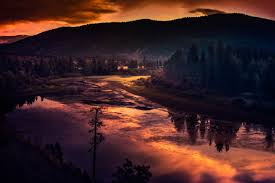
#> input picture Image Processing in OpenCV/image_histogram.jpg, 275 x 183 px
$ jupyter execute Histograms.ipynb
#> lines starting #> are read from the running program, lines starting #| are printed output that depends on the picture; after the words box and inside, x2 and y2 are one past the last pixel; in counts of white or black regions, pixels touching at a corner belong together
# 1. Find, Plot, Analyze

Find histograms

Giới thiệu về Histograms
Histograms là một biểu đồ thể hiện sự phân bố cường độ của một hình ảnh có các giá trị pixel theo trục X (thường là từ 0 đến 255) và số lượng pixel tương ứng theo trục Y. Histograms cho cái nhìn trực quan về phân bố cường độ, độ tương phản, độ sáng ...

Hình ảnh ví dụ trên cho thấy nhận định khái quát về độ sáng: các giá trị cường độ bên trái nhiều và lớn hơn các giá trị cường độ bên phải cho thấy hình ảnh tối, về độ tương phản: histogram trải dài trên toàn bộ trục X cho thấy hình ảnh có độ tương phản cao.

Find histogram
1. BINS: Giá trị cường độ nằm trong khoảng 0-255 vì vậy khi biểu diễn trên biểu đồ sẽ cần 256 giá trị. Thay vì vậy, BINS làm việc với các khoảng giá trị pixels. Nếu chọn 256 bins, mỗi bin sẽ đại diện cho một giá trị duy nhất. Nếu chọn 64 bins, mỗi bin sẽ đại diện cho một khoảng 4 giá trị. --> BINS được biểu thị bằng thuật ngữ histSize trong tài liệu OpenCV
2. DIM: đại diện cho số chiều của histogram. Số chiều xác định số lượng kênh màu được sử dụng để tính toán histogram. Đối với ảnh xám, DIM là 1. Đối với ảnh màu, có thể tính toán histogram cho từng kênh màu (B, G, R) riêng biệt hoặc kết hợp chúng lại để tạo ra một histogram 3D.
3. RANGE: xác định khoảng giá trị cường độ điểm ảnh muốn tính toán histogram Thông thường, nó là [0,256], tức là tất cả các giá trị cường độ.

[cell 1]
# hist = cv2.calcHist([images], [channels], mask/None, [histSize], ranges[..., ...])
# --> [images]: ảnh unit8 hoặc float32 để tính histogram
# --> [chanels]: kênh cần tính. Với ảnh xám thì là [0]. Với ảnh BGR thì là [0],[1],[2] tương ứng với 'B', 'G', 'R'
# --> mask: mặt na thể hiện vùng cần tính. Toàn bộ ảnh nếu dùng None
# --> [histSize]: số lượng bins
# --> range[...,...]: vùng giá trị cường độ

import cv2
import numpy as np
import matplotlib.pyplot as plt

image_gray = cv2.imread('image_histogram.jpg', cv2.IMREAD_GRAYSCALE)
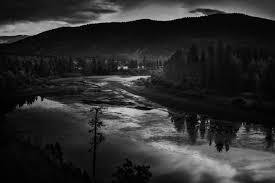
#> image_gray: shape (183, 275); min 0, max 205, mean 44.3

hist = cv2.calcHist([image_gray],[0],None,[256],[0,256])
#> hist = 256 values, max 1546 at index 8, min 0 at index 206, mean 196.6

plt.subplot(121)
plt.imshow(image_gray, cmap='gray')
plt.title('Image_gray')

plt.subplot(122)
plt.plot(hist)
plt.title('Histogram')
#> figure, not shown here; panel 2: curve peaks at x = 8, y = 1546

Plotting histograms

[cell 2]
# matplotlib hỗ trợ hàm matplotlib.pyplot.hist() và sẽ không cần sử dụng hàm cv2.calcHist
plt.hist(image_gray.ravel(),256,[0,256])
plt.show()
#> figure, not shown here; tallest bar 1546 high, from x = 8 to 9

[cell 3]
# matplotlib trên ba kênh màu BGR
image = cv2.imread('image_histogram.jpg')
#> image is the input picture: shape (183, 275, 3); mean B, G, R 36.1, 35.4, 64.8
color = ('b','g','r')
for i,col in enumerate(color):
    histr = cv2.calcHist([image],[i],None,[256],[0,256])
    plt.plot(histr, color = col)
    plt.xlim([0,256])
plt.show()
#> figure, not shown here; curve peaks at x = 18, y = 1277; curve peaks at x = 7, y = 1667; curve peaks at x = 8, y = 1280

[cell 4]
# Sử dụng mặt nạ OpenCV
img = cv2.imread('image_histogram.jpg',0)

mask = np.zeros(img.shape[:2], np.uint8)
mask[50:150, 50:250] = 255
masked_img = cv2.bitwise_and(img, img, mask = mask)
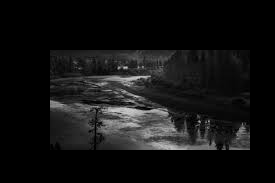
#> masked_img: shape (183, 275); min 0, max 205, mean 19

hist_full = cv2.calcHist([img],[0],None,[256],[0,256])
#> hist_full has the same summary as hist
hist_mask = cv2.calcHist([img],[0],mask,[256],[0,256])
#> hist_mask = 256 values, max 519 at index 11, min 0 at index 206, mean 78.12

plt.subplot(221), plt.imshow(img, 'gray')
plt.subplot(222), plt.imshow(mask,'gray')
plt.subplot(223), plt.imshow(masked_img, 'gray')
plt.subplot(224), plt.plot(hist_full), plt.plot(hist_mask)
plt.xlim([0,256])

plt.show()
#> figure, not shown here; panel 4: curve peaks at x = 8, y = 1546; panel 4: curve peaks at x = 11, y = 519

# 2. Histogram Equalization

### Giới thiệu về cân bằng histogram
Cân bằng histogram (histogram equalization) là sự điều chỉnh histogram về trạng thái cân bằng, làm cho phân bố (distribution) giá trị pixel không bị co cụm tại một khoảng hẹp mà được "kéo dãn" ra.

Nhiệm vụ cần thực hiện là tìm một hàm biến đổi K(i) để thay đổi giá trị tại điểm có cường độ sáng là i.

Khi thực hiện tính toán histogram ta thu được H(i). Khi đó, xây dựng hàm tích lũy Z(i) cho từng mức xám --> Z(i) = ∑(j=0->i) H(i) tức là Z(i) là tổng các H(i) có cường độ nhỏ hơn i.

Để histogram cân bằng thì Z(i) phải tăng dần đều thay vì tăng một cách đột ngột. Khi đó, ta có công thức cho K(i) = (Z(i)-minZ) / (maxZ-minZ)

[cell 5]
# cv2.equalizeHist()
image = cv2.imread('image_histogram.jpg',0)
equalize = cv2.equalizeHist(image)

plt.figure(figsize=[16,4])

plt.subplot(141); plt.imshow(image, cmap='gray'); plt.title('Original image')
plt.subplot(142);plt.hist(image.ravel(),256,[0,256]); plt.title('Original histogram')

plt.subplot(143); plt.imshow(equalize, cmap='gray'); plt.title('Equalize image')
plt.subplot(144); plt.hist(equalize.ravel(),256,[0,256]); plt.title('Equalize histogram')
#> figure, not shown here; panel 2: tallest bar 1546 high, from x = 8 to 9; panel 4: tallest bar 1546 high, from x = 34 to 35

### CLAHE (Contrast Limited Adaptive Histogram Equalization)
Histogram Equalization thông thường sẽ cân bằng histogram trên toàn bộ hình ảnh, có thể dẫn đến tăng cường độ tương phản quá mức và khuếch đại nhiễu. CLAHE sẽ thực hiện cân bằng histogram cục bộ với giới hạn độ tương phản, cho kết quả mượt mà hơn và ít nhiễu hơn.

Các đặc điểm chính của CLAHE:

1. Adaptive Histogram Equalization: CLAHE chia hình ảnh thành nhiều vùng nhỏ hơn (các ô hoặc tiles) và thực hiện cân bằng histogram riêng biệt trên từng vùng (tileSize mặc định là 8x8 trong OpenCV). Kết quả là, độ tương phản được cải thiện cục bộ trong từng vùng của hình ảnh.
2. Contrast Limiting: Một bước quan trọng của CLAHE là giới hạn độ tương phản. Nếu một bin trong histogram vượt quá một giá trị ngưỡng (clip limit), các giá trị cường độ điểm ảnh dư thừa sẽ được phân phối lại cho các bin khác để tránh tăng cường quá mức độ tương phản và khuếch đại tiếng ồn.
3. Interpolation: Sau khi cân bằng các histogram cục bộ, các vùng được kết hợp lại bằng cách sử dụng nội suy để đảm bảo sự chuyển tiếp mượt mà giữa các vùng.

[cell 6]
image = cv2.imread('image_histogram.jpg',0)

# create a CLAHE object
clahe = cv2.createCLAHE(clipLimit=2.0, tileGridSize=(8,8)) # clipLimit = 2.0 có ý nghĩa nếu mỗi title có 256 điểm ảnh
                                                           # thì contrast limiting là 2.0 * 256 / 256 = 2
clahe_image = clahe.apply(image)
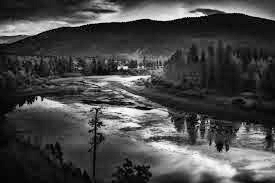
#> clahe_image: shape (183, 275); min 1, max 253, mean 71.3

plt.figure(figsize=[16,4])

plt.subplot(141); plt.imshow(image, cmap='gray'); plt.title('Original image')
plt.subplot(142);plt.hist(image.ravel(),256,[0,256]); plt.title('Original histogram')

plt.subplot(143); plt.imshow(clahe_image, cmap='gray'); plt.title('Equalize CLAHE image')
plt.subplot(144); plt.hist(clahe_image.ravel(),256,[0,256]); plt.title('Equalize CLAHE histogram')
#> figure, not shown here; panel 2: tallest bar 1546 high, from x = 8 to 9; panel 4: tallest bar 918 high, from x = 19 to 20

### 2D Histogram

Nó khá đơn giản và được tính toán bằng cùng một hàm, cv.calcHist() . Đối với biểu đồ màu, chúng ta cần chuyển đổi hình ảnh từ BGR sang HSV. (Hãy nhớ rằng, đối với biểu đồ 1D, chúng ta đã chuyển đổi từ BGR sang Grayscale). Đối với biểu đồ 2D, các tham số của nó sẽ được sửa đổi như sau:

1. Channels = [0,1] vì chúng ta cần xử lý cả mặt phẳng H và S.
2. Bins = [180,256] 180 cho mặt phẳng H và 256 cho mặt phẳng S.
3. Ranges = [0,180,0,256] Giá trị sắc độ nằm giữa 0 và 180 và Độ bão hòa nằm giữa 0 và 256.

[cell 7]
import cv2
import numpy as np
import matplotlib.pyplot as plt

# Đọc ảnh màu
img = cv2.imread('image_histogram_2D.jpg')
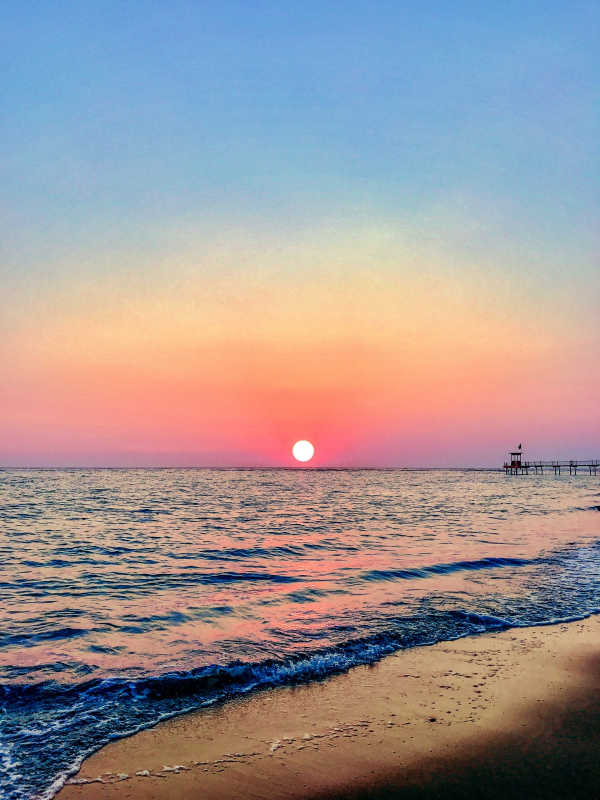
#> input picture Image Processing in OpenCV/image_histogram_2D.jpg, 1200 x 1600 px (shown at 1/2 size)
#> img is the input picture: shape (1600, 1200, 3); mean B, G, R 149.8, 147.8, 158.6

# Chuyển đổi ảnh sang không gian màu HSV
hsv_img = cv2.cvtColor(img, cv2.COLOR_BGR2HSV)
#> hsv_img: shape (1600, 1200, 3); mean H, S, V 62.3, 97.4, 187.6

# Tính toán histogram 2D cho kênh H và S trong không gian màu HSV
hist_2d = cv2.calcHist([hsv_img], [0, 1], None, [180, 256], [0, 180, 0, 256])

plt.figure(figsize=[8,4])
plt.subplot(121); plt.imshow(img[:,:,::-1]);
# Hiển thị histogram 2D
plt.subplot(122)
plt.imshow(hist_2d, interpolation='nearest')
plt.xlabel('Hue')
plt.ylabel('Saturation')
plt.title('2D Histogram')
# plt.colorbar(label='Frequency')
plt.show()

# Backprojection in OpenCV

Backprojection trong OpenCV là một kỹ thuật quan trọng được sử dụng để phát hiện vùng của hình ảnh mà có sự tương đồng với một mẫu đã cho. Backprojection so sánh mẫu với hình ảnh và gán điểm cho mỗi điểm ảnh trong hình ảnh dựa trên sự tương đồng của nó với mẫu. Kết quả là một hình ảnh mới, thường được gọi là "map" hoặc "projection", trong đó các điểm tương đồng với mẫu có giá trị cao hơn so với các điểm không tương đồng.

Quá trình backprojection trong OpenCV thực hiện các bước sau:

1. **Xây dựng histogram của mẫu:** Sử dụng hàm cv2.calcHist() để tính toán histogram của mẫu (thường là một kênh màu hoặc một kênh màu kết hợp) trong không gian màu HSV hoặc LAB. Histogram này sẽ đại diện cho phân phối màu sắc của mẫu.
2. **Chuẩn hóa histogram của mẫu:** Chuẩn hóa histogram của mẫu để loại bỏ ảnh hưởng của độ sáng và độ tương phản. Điều này thường được thực hiện bằng cách chia mỗi giá trị trong histogram cho tổng số điểm ảnh trong mẫu.
3. **Tính toán backprojection:** Sử dụng hàm cv2.calcBackProject() để tính toán backprojection của hình ảnh dựa trên histogram của mẫu. Điều này tạo ra một hình ảnh mới, trong đó mỗi điểm ảnh đại diện cho mức độ tương đồng với mẫu dựa trên histogram của nó.
4. **Áp dụng ngưỡng (tùy chọn):** Bước này thường không bắt buộc, nhưng bạn có thể áp dụng một ngưỡng cho backprojection để chỉ lấy các điểm ảnh có giá trị cao hơn một ngưỡng nhất định. Điều này giúp tạo ra một mask hoặc highlight các vùng tương đồng đáng chú ý trong hình ảnh.
5. **Hiển thị kết quả (tùy chọn):** Cuối cùng, bạn có thể hiển thị hình ảnh backprojection hoặc kết hợp nó với hình ảnh gốc để kiểm tra vùng tương đồng.

[cell 8]
import cv2
import numpy as np
import matplotlib.pyplot as plt

# Đọc hình ảnh và mẫu
image = cv2.imread('backprojection.jpg')
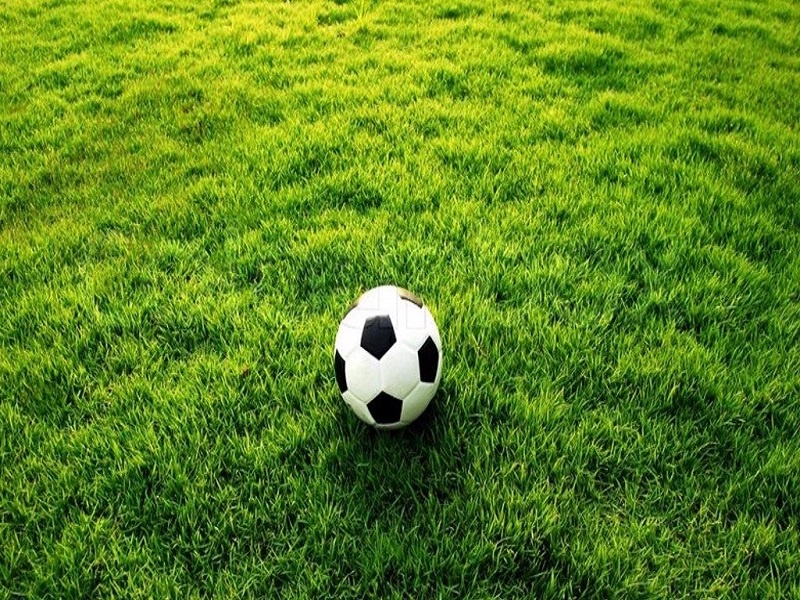
#> input picture Image Processing in OpenCV/backprojection.jpg, 800 x 600 px
#> image is the input picture: shape (600, 800, 3); mean B, G, R 32.5, 131.5, 91.9
sample = image[350:450, 500:700]
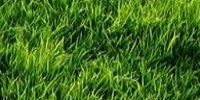
#> sample: shape (100, 200, 3); mean B, G, R 31.4, 109.4, 65.6

plt.figure(figsize=[8,4])
plt.subplot(121); plt.imshow(image[:,:,::-1])
plt.subplot(122); plt.imshow(sample[:,:,::-1])

[cell 9]
# Chuyển đổi hình ảnh và mẫu sang không gian màu HSV
image_hsv = cv2.cvtColor(image, cv2.COLOR_BGR2HSV)
#> image_hsv: shape (600, 800, 3); mean H, S, V 44.8, 197.8, 131.5
sample_hsv = cv2.cvtColor(sample, cv2.COLOR_BGR2HSV)
#> sample_hsv: shape (100, 200, 3); mean H, S, V 48.1, 192.3, 109.4

# Tính toán histogram của mẫu trong không gian màu HSV
hist_sample = cv2.calcHist([sample_hsv], [0, 1], None, [180, 256], [0, 180, 0, 256])

# Chuẩn hóa histogram của mẫu
cv2.normalize(hist_sample, hist_sample, 0, 255, cv2.NORM_MINMAX)
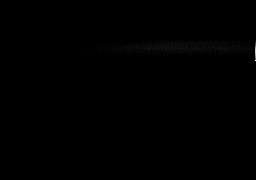
#> hist_sample: shape (180, 256) float32; min 0, max 255, mean 0.4

# Tính toán backprojection của hình ảnh dựa trên histogram của mẫu
backproj = cv2.calcBackProject([image_hsv], [0, 1], hist_sample, [0, 180, 0, 256], 1)
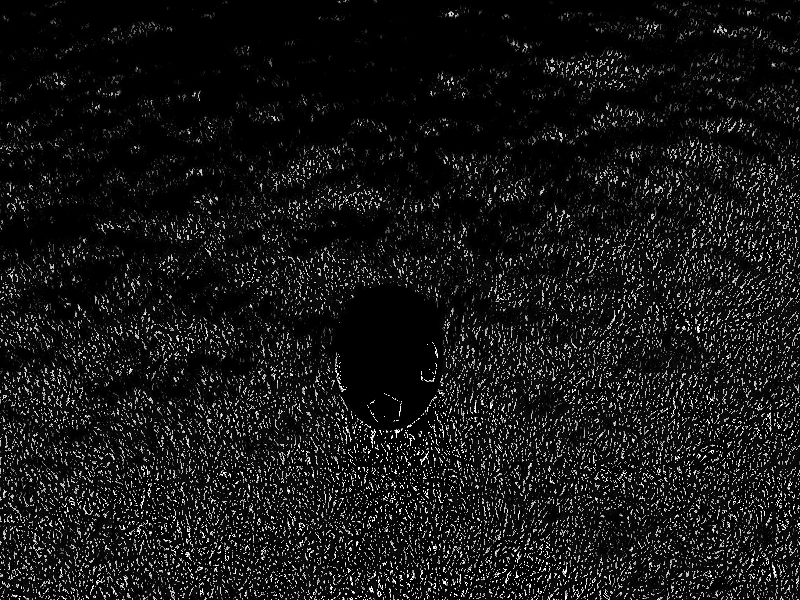
#> backproj: shape (600, 800); min 0, max 255, mean 22.6

# Áp dụng ngưỡng
thresh = 0
_, thresholded = cv2.threshold(backproj, thresh, 255, cv2.THRESH_BINARY)
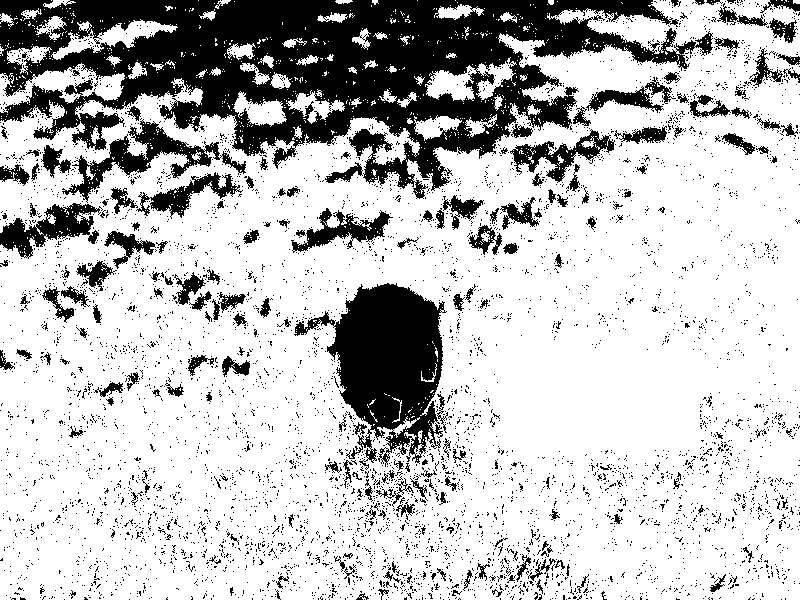
#> thresholded: shape (600, 800); 75.4% white; 5605 black regions (5416 under 20 px), largest, box (x1, y1, x2, y2) and area: (0, 0, 713, 199) 62884, (294, 283, 447, 470) 14294, (62, 119, 246, 203) 3469

# Ghi nhận kết quả
result = cv2.bitwise_and(image, image, mask=thresholded)

plt.figure(figsize=[12, 6])
plt.subplot(2, 2, 1)
plt.imshow(image[:,:,::-1])
plt.subplot(2, 2, 2)
plt.imshow(sample[:,:,::-1])
plt.subplot(2, 2, 3)
plt.imshow(thresholded, cmap='gray')
plt.subplot(2, 2, 4)
plt.imshow(result[:,:,::-1])

plt.show()
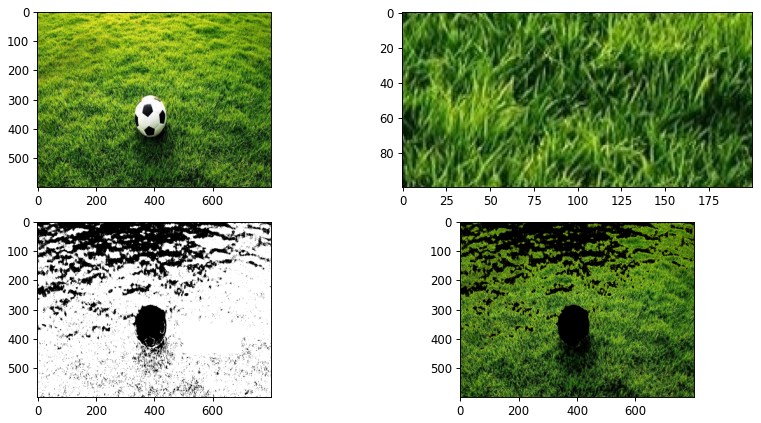
#> figure drawn by matplotlib, 4 panels
